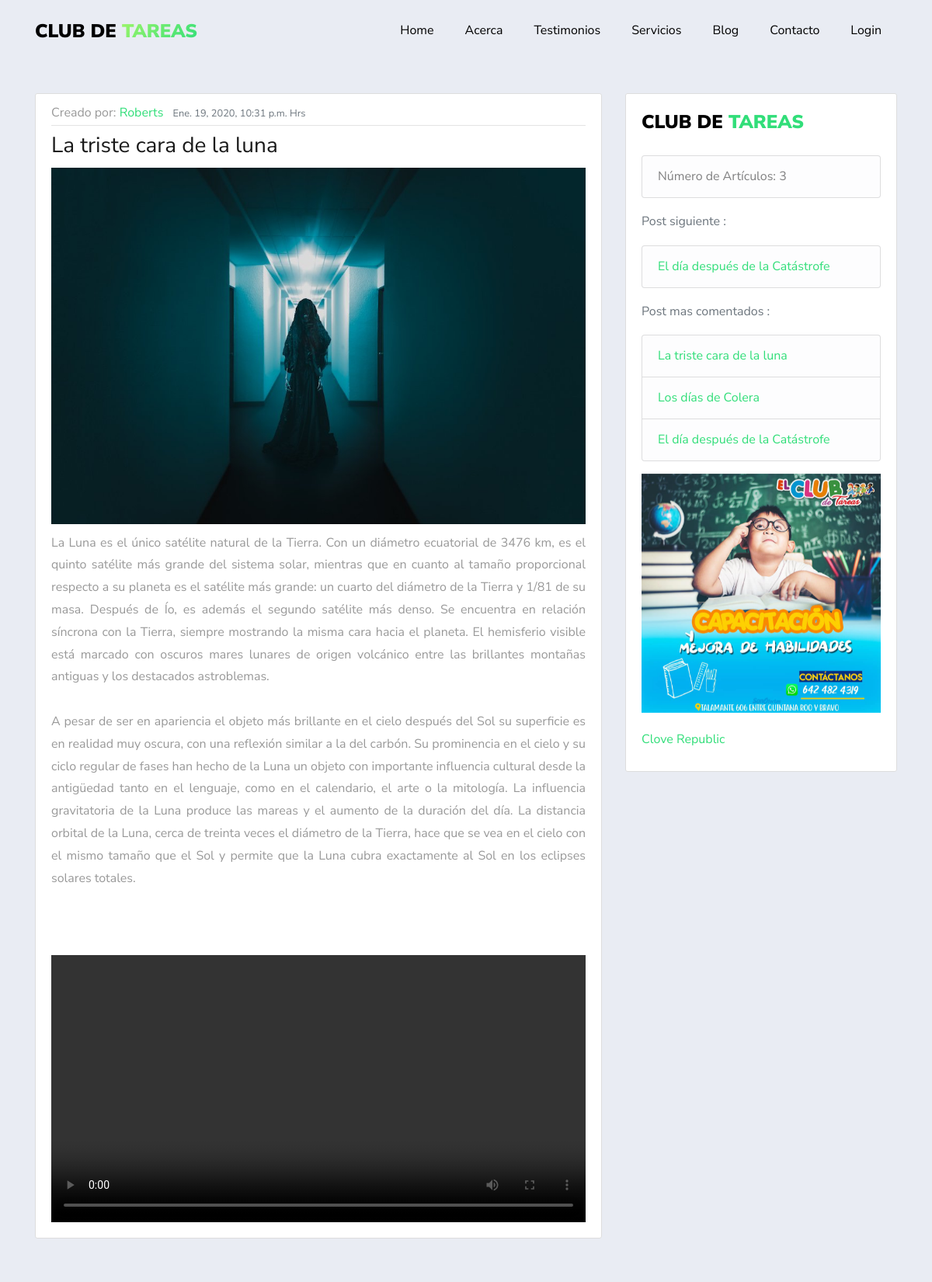
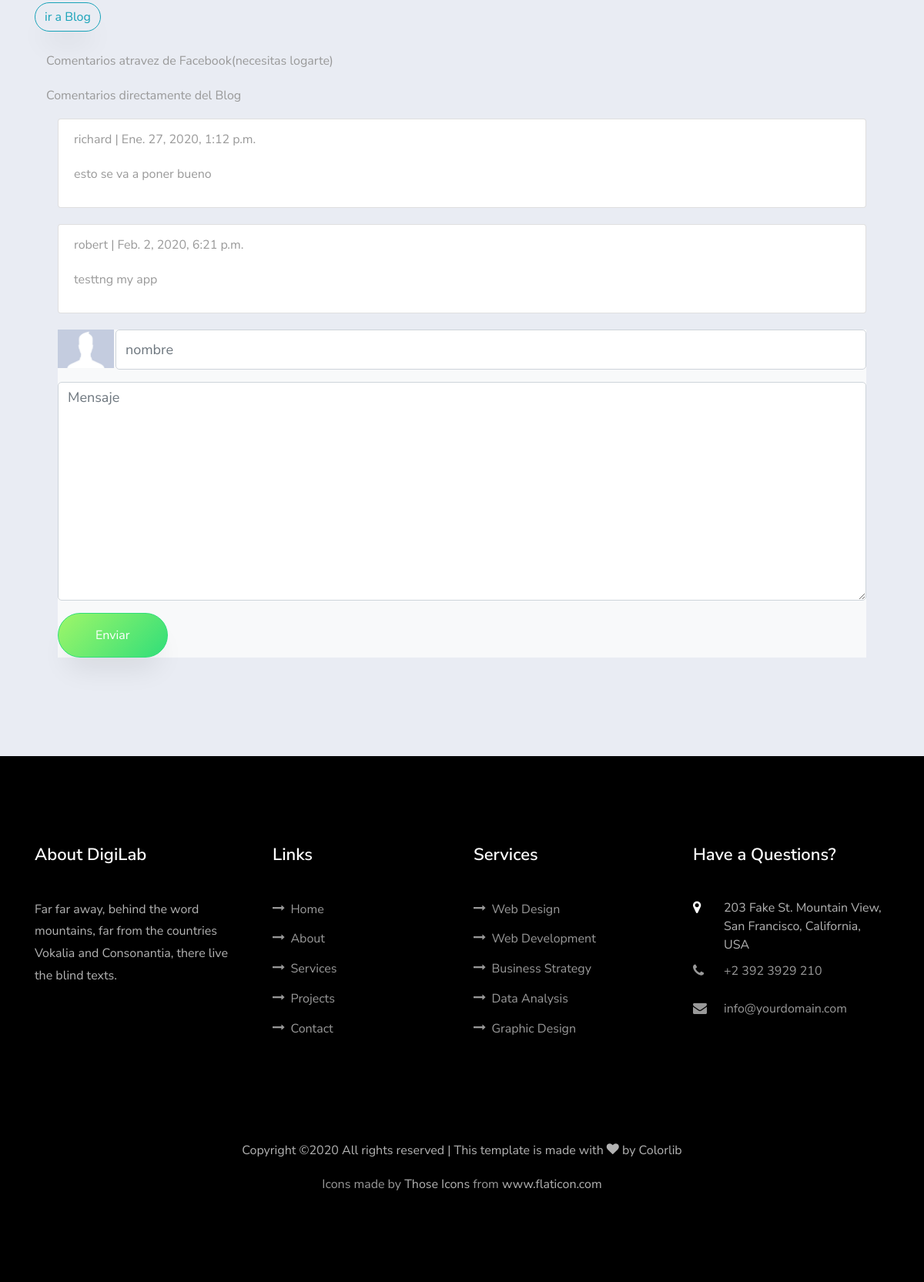
Screenshot of /blog/db335ded-b66f-4cc7-9d20-d695bdc5b9db/ with the database file from the repository (2 pictures, top to bottom).
### blog/models.py (models this page shows, shortened)
class Post(models.Model):
    STATUS = (
    (0,'borrador'),
    (1,'publicado')
    )
    id = models.UUIDField(primary_key=True, default=uuid.uuid4, help_text="id del Post")
    titulo = models.CharField(max_length=200,unique=True)
    autor = models.ForeignKey(settings.AUTH_USER_MODEL,on_delete=models.CASCADE,related_name='blog_posts')
    update_on= models.DateTimeField(auto_now=True)
    imagen = models.ImageField(upload_to='post_image/%Y/%m/%d',blank=True)
    video = models.FileField(upload_to='videos/',null=True,blank=True)
    content = models.TextField()
    create_on = models.DateTimeField(auto_now_add=True)
    status = models.IntegerField(choices=STATUS,default=0)
    class Meta:
        ordering = ['-create_on']
    def get_absolute_url(self):
            return reverse('blog:post_detail', kwargs={'id':self.id})

class Comentario(models.Model):
    id = models.UUIDField(primary_key=True, default=uuid.uuid4, help_text="id del comentario")
    post = models.ForeignKey(Post,on_delete=models.CASCADE,related_name='comentarios')
    nombre = models.CharField(max_length=80)
    mensaje = models.TextField()
    created_on = models.DateTimeField(auto_now_add=True)
    active = models.BooleanField(default=True)
    class Meta:
        ordering = ['created_on']

### usuario/models.py (models this page shows, shortened)
class Usuario(AbstractBaseUser,PermissionsMixin):
    imagen       =  models.ImageField(default='default.jpg',upload_to='profile_pics')
    email        =  models.EmailField(max_length=60,unique=True,null=True, blank=True)
    username     =  models.CharField(max_length=30,unique=True)
    nombre       =  models.CharField(max_length=100)
    apellido     =  models.CharField(max_length=100)
    edad         =  models.IntegerField(blank=True, null=True)
    padecimientos = models.TextField(verbose_name="padecimientos",blank=True,null=True)
    asistencia = models.CharField(verbose_name="Días de asistencia",max_length=100,blank=True,null=True)
    enfoque = models.CharField(verbose_name="Area en la que guste que se enfocará la atención",max_length=100,blank=True, null=True)
    nombre_de_la_madre =  models.CharField(verbose_name="Nombre de la Madre",max_length=100,blank=True, null=True)
    edad_de_la_madre =  models.IntegerField(verbose_name="Edad",blank=True, null=True)
    ocupacion_de_la_madre = models.CharField(verbose_name="Ocupación",max_length=100,blank=True,null=True)
    numero_de_la_madre   =  models.IntegerField(verbose_name="Número de contacto",blank=True,null=True)
    nombre_del_padre =  models.CharField(verbose_name="Nombre del Padre",max_length=100,blank=True, null=True)
    edad_del_padre =  models.IntegerField(verbose_name="Edad",blank=True, null=True)
    ocupacion_del_padre = models.CharField(verbose_name="Ocupación",max_length=100,blank=True, null=True)
    numero_del_padre    =  models.IntegerField(verbose_name="Número de contacto",blank=True,null=True)
    fecha_nacimiento = models.DateField(verbose_name="Fecha de nacimiento",blank=True, null=True)
    escuela      =  models.CharField(verbose_name="Nombre de la escuela",max_length=60,blank=True, null=True)
    domicilio    =  models.CharField(verbose_name="Domicilio",max_length=150,blank=True, null=True)
    status_paquetes = models.BooleanField(verbose_name="¿Tiene Paquetes Activos?",default=False)
    NIVEL_STATUS = (
         ('k','Kinder'),
         ('p','Primaria'),
         ('s','Secundaria'),
         ('b','bachillerato'),
         ('u','universidad'))
    nivel_academico = models.CharField(max_length=1,choices=NIVEL_STATUS,blank=True,verbose_name='Nivel académico del alumno')
    date_joined  =  models.DateTimeField(verbose_name="Fecha de ingreso",auto_now_add=True)
    last_login   =  models.DateTimeField(verbose_name="Ultima fecha de Sesión",auto_now=True)
    is_admin     =  models.BooleanField(verbose_name="¿Es Administrador?",default=False)
    is_active    =  models.BooleanField(verbose_name="¿Esta Acivo?",default=True)
    is_staff     =  models.BooleanField(verbose_name="¿Es parte del Staff?",default=False)
    is_superuser =  models.BooleanField(verbose_name="¿Es Super Usuario?",default=False)
    USERNAME_FIELD  = "username"
    REQUIRED_FIELDS = ["nombre","apellido"]
    objects = MyUsuarioManager()
    def __str__(self):
        return f'{self.nombre}'

### blog/views.py (the view)
# urls.py: path('blog/<uuid:id>/',views.postDetail,name="post_detail"),
def postDetail(request,id):
    post_object = get_object_or_404(Post,id=id)
    comentarios = post_object.comentarios.filter(active=True)
    if request.method == 'POST':
        comment_form = CommentForm(data=request.POST)
        if comment_form.is_valid():
            new_comment = Comentario(post=post_object,nombre=request.POST["nombre"],mensaje=request.POST["mensaje"])
            new_comment.save();
            comment_form.cleaned_data
        return HttpResponseRedirect(post_object.get_absolute_url())
    else:
        comment_form= CommentForm()
    posts = Post.objects.filter(status=1)
    order_post_by_comments = sorted(posts,key= lambda post: len(post.comentarios.filter(active=True)),reverse=True)
    if len(order_post_by_comments) > 5 :
        order_post_by_comments = order_post_by_comments[:6]
    context = {
    'order_post_by_comments': order_post_by_comments,
    'posts': posts,
    'post': post_object,
    'comentarios': comentarios,
    'comment_form':comment_form
    }
    return render(request,'blog/detail_post.html',context)

### blog/forms.py
class CommentForm(forms.Form):
    nombre = forms.CharField(max_length=50,widget=forms.TextInput(attrs={'class': 'form-control','placeholder': 'nombre'}))
    mensaje = forms.CharField(widget=forms.Textarea(attrs={'class': 'form-control','placeholder':'Mensaje'}))

### blog/templates/blog/detail_post.html (shortened to what this page needs)
{% extends 'main/base.html' %}
{% load static %}
{% load embed_video_tags %}
{% load crispy_forms_tags %}
{% block content %}
<section class="fix_mobile ftco-counter img ftco-section ftco-no-pt ftco-no-p" style="margin-top: 120px;">
<div class="container ftco-animate">
<div class="row">
  <div class="col-12 col-md-8">
  <article class="media content-section">
                    <div class="media-body">
                        <div class="article-metadata">
                            Creado por: <a class="mr-2" href="#">{{ post.autor}}</a>
                            <small class="text-muted">{{ post.create_on }} Hrs</small>
                        </div>
                        <h3>{{ post.titulo }}</h3>
                        {% if post.imagen %}
                                 <img src="{{ post.imagen.url }}" class="img-fluid" alt="Responsive image"
                                    style="margin-bottom : 10px">
                        {% endif %}
                        <p class="article-content" style="text-align: justify">{{post.content}}</p>
                       {% if post.video %}
                              <div style="position:relative; width: 100%; overflow: hidden ;padding-top: 10%;">
                                <video  width="100%" controls>
                                  <source src='{{ post.video.url }}' type='video/mp4'>
                                  </video>
                              </div>
                       {% endif %}
                    </div>
  </article>
  <br>
  <a class="btn btn-outline-info mb-4" style="margin-top: 10px" href="{% url 'blog:blog' %}">ir a Blog</a>
  </div>
  <div class="col-12 col-md-4">
      <div class="content-section">
         <div class="row">
         <div class="col-12">
           <p>
           <a class="navbar-brand" href="index.html"><span style="color: black">Club de </span><span>Tareas</span></a>
             <ul class="list-group">
               <li class="list-group-item list-group-item-light">Número de Artículos: {{ posts | length }} </li>
             </ul>
           </p>
             {% if post.get_next_by_create_on %}
             <p class="text-muted">
               Post siguiente :
                <ul class="list-group">
                  <li class="list-group-item list-group-item-light">
                      <a href="{{ post.get_next_by_create_on.get_absolute_url }}">{{ post.get_next_by_create_on.titulo}}</a>
                  </li>
                </ul>
             </p>
            {% endif%}
             <p class="text-muted">Post mas comentados :
              <ul class="list-group">
                   {% for post in order_post_by_comments %}
                   <li class="list-group-item list-group-item-light">
                       <a href="{{ post.get_absolute_url }}">{{ post.titulo}}</a>
                   </li>
                   {% endfor %}
              </ul>
             </p>
                  </div>
                  <div class="col-12">
                    <div id="carouselExampleSlidesOnly" class="carousel slide" data-ride="carousel">
                     <div class="carousel-inner">
                       <div class="carousel-item active">
                         <img class="d-block w-100" src="{% static 'main/images/club1.jpg' %}" alt="First slide">
                       </div>
                     </div>
                   </div>
                  </div>
                  <div class="col-12" style="margin-top:20px">
                          <div id="fb-container" style="width:100%">
                          </div>
                  </div>
                </div>
      </div>
  </div>
</div>
</div>
<div class="container">
  <div class="row" style="margin:0; padding:0;">
    <div class="col-md-12">
       <p> Comentarios atravez de Facebook(necesitas logarte)</p>
       <p> Comentarios directamente del Blog</p>
        <div class="row" style="padding:0; margin:0">
          <div class="col-12">
              {% for comment in comentarios %}
              <div class="comment" style="margin-bottom: 20px">
                      <ul class="list-group">
                      <li class="list-group-item" style="margin-bottom:1px"><p class="info">{{ comment.nombre }} | {{ comment.created_on }}
                          {{ comment.mensaje|linebreaks }} </p></li>
                      </ul>
               </div>
              {% empty %}
              <h4>Aun no hay comentarios.</h4>
              {% endfor %}
          </div>
            <div class="col-12">
              <form method="POST" class="bg-light  contact-form">
                <div class="row form-group" >
                  <div class="col-2 col-md-1" style="padding-right:2px">
                      <img  height="50px" class="d-block w-100" src="{% static 'main/images/user.jpg' %}" alt="">
                  </div>
                  <div class="col-10 col-md-11" style="padding-left:0">
                  {{ comment_form.nombre}}
                  </div>
                </div>
                <div class="form-group">
                  {{ comment_form.mensaje }}
                </div>
                <div class="form-group">
                  <input type="submit" value="Enviar" class="btn btn-primary py-3 px-5">
                </div>
              </form>
            </div>
        </div>
  </div>
    </div>
</div>
</section>
{%endblock content%}

### static/main/css/search.css (style rules this page uses)
.content-section { background: #ffffff; padding: 10px 20px; border: 1px solid #dddddd; border-radius: 3px; margin-bottom: 20px; }
.article-content { white-space: pre-line; }
.article-metadata { padding-bottom: 1px; margin-bottom: 4px; border-bottom: 1px solid #e3e3e3; }

### static/main/css/fix.css (style rules this page uses)
body { background:#e9ecf3; }

### rows the page displays
Post: autor "Roberts", create_on "Ene. 19, 2020, 10:31 p.m.", titulo "La triste cara de la luna", imagen (picture), content "La Luna es el único satélite natural de la Tierra. Con un diámetro ecuatorial de 3476 km, es el quinto satélite más grande del sistema solar, mientras que en cuanto al tamaño proporcional respecto a su planeta es el satélite más grande: un cuarto del diámetro de la Tierra y 1/81 de su masa. Después de Ío, es además el segundo satélite más denso. Se encuentra en relación síncrona con la Tierra, siempre mostrando la misma cara hacia el planeta. El hemisferio visible está marcado con oscuros mares lunares de origen volcánico entre las brillantes montañas antiguas y los destacados astroblemas. A pesar de ser en apariencia el objeto más brillante en el cielo después del Sol su superficie es en…", get_next_by_create_on.titulo "El día después de la Catástrofe"
Post: titulo "Los días de Colera"
Post: titulo "El día después de la Catástrofe"
Comentario: nombre "richard", created_on "Ene. 27, 2020, 1:12 p.m.", mensaje "esto se va a poner bueno"
Comentario: nombre "robert", created_on "Feb. 2, 2020, 6:21 p.m.", mensaje "testtng my app"

### other values shown
{{ posts | length }} "3"
